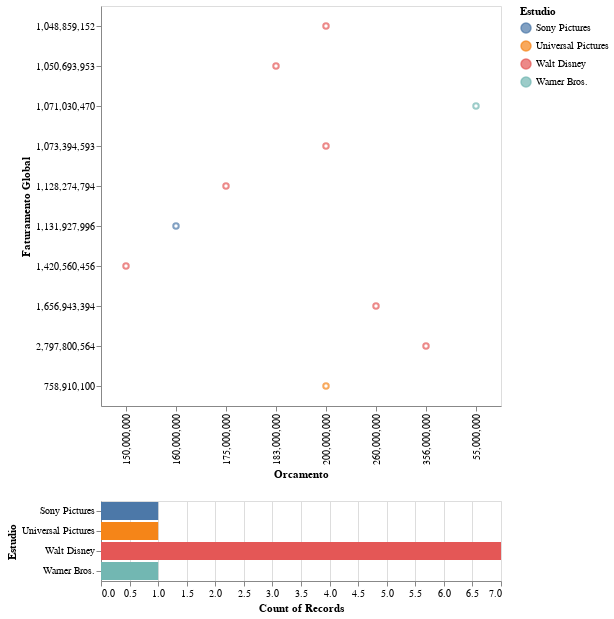

The notebook cell this image was saved under:
### Markdown cell above
É notável o filme fora da curva que foi 'Joker', no qual possui Nota IMDB 8.6 e teve apenas 55 milhões como orçamento. Indo contra a tendência de que quanto maior for a nota, maior será o seu orçamento.

### Code cell
brush = alt.selection(type='interval')

points = alt.Chart(filmes_2019).mark_point().encode(
    x='Orcamento:O',
    y='Faturamento Global:O',
    color=alt.condition(brush, 'Estudio:N', alt.value('lightgray'))
    ).add_selection(
    brush
    ).properties(width=400, height=400)

bars = alt.Chart(filmes_2019).mark_bar().encode(
    y='Estudio:N',
    color='Estudio:N',
    x='count(Estudio):Q'
).transform_filter(
    brush
)

points & bars

### Figure 1 — Vega-Lite specification as saved in the notebook (floating-point values rounded to 4 significant figures)
{"config": {"view": {"continuousWidth": 400, "continuousHeight": 300}}, "vconcat": [{"mark": "point", "encoding": {"color": {"condition": {"type": "nominal", "field": "Estudio", "selection": "selector054"}, "value": "lightgray"}, "x": {"type": "ordinal", "field": "Orcamento"}, "y": {"type": "ordinal", "field": "Faturamento Global"}}, "height": 400, "selection": {"selector054": {"type": "interval"}}, "width": 400}, {"mark": "bar", "encoding": {"color": {"type": "nominal", "field": "Estudio"}, "x": {"type": "quantitative", "aggregate": "count", "field": "Estudio"}, "y": {"type": "nominal", "field": "Estudio"}}, "transform": [{"filter": {"selection": "selector054"}}]}], "data": {"name": "data-ddf60c8cc15e4e76cb23598811d056a7"}, "$schema": "https://vega.github.io/schema/vega-lite/v4.8.1.json", "datasets": {"data-ddf60c8cc15e4e76cb23598811d056a7": [{"Ano de Lancamento": 2019, "Ranking no ano": 1, "Nota IMDB": 8.5, "Classificacao Etaria": "PG-13", "Titulo": "Avengers: Endgame", "Orcamento": "356,000,000", "Duracao em minutos": 181, "Estudio": "Walt Disney ", "Faturamento Global": "2,797,800,564", "Faturamento Domestico": "858,373,000", "Genero 1": "Action", "Genero 2": "Adventure", "Genero 3": "Drama", "Ano": 2019}, {"Ano de Lancamento": 2019, "Ranking no ano": 2, "Nota IMDB": 7.0, "Classificacao Etaria": "PG", "Titulo": "The Lion King", "Orcamento": "260,000,000", "Duracao em minutos": 118, "Estudio": "Walt Disney ", "Faturamento Global": "1,656,943,394", "Faturamento Domestico": "543,638,043", "Genero 1": "Animation", "Genero 2": "Adventure", "Genero 3": "Drama", "Ano": 2019}, {"Ano de Lancamento": 2019, "Ranking no ano": 3, "Nota IMDB": 7.2, "Classificacao Etaria": "PG", "Titulo": "Frozen II", "Orcamento": "150,000,000", "Duracao em minutos": 103, "Estudio": "Walt Disney ", "Faturamento Global": "1,420,560,456", "Faturamento Domestico": "470,089,732", "Genero 1": "Animation", "Genero 2": "Adventure", "Genero 3": "Comedy", "Ano": 2019}, {"Ano de Lancamento": 2019, "Ranking no ano": 4, "Nota IMDB": 7.6, "Classificacao Etaria": "PG-13", "Titulo": "Spider-Man: Far from Home", "Orcamento": "160,000,000", "Duracao em minutos": 129, "Estudio": "Sony Pictures", "Faturamento Global": "1,131,927,996", "Faturamento Domestico": "390,532,085", "Genero 1": "Action", "Genero 2": "Adventure", "Genero 3": "Sci-Fi", "Ano": 2019}, {"Ano de Lancamento": 2019, "Ranking no ano": 5, "Nota IMDB": 6.9, "Classificacao Etaria": "PG-13", "Titulo": "Captain Marvel", "Orcamento": "175,000,000", "Duracao em minutos": 123, "Estudio": "Walt Disney ", "Faturamento Global": "1,128,274,794", "Faturamento Domestico": "426,829,839", "Genero 1": "Action", "Genero 2": "Adventure", "Genero 3": "Sci-Fi", "Ano": 2019}, {"Ano de Lancamento": 2019, "Ranking no ano": 6, "Nota IMDB": 7.9, "Classificacao Etaria": "G", "Titulo": "Toy Story 4", "Orcamento": "200,000,000", "Duracao em minutos": 100, "Estudio": "Walt Disney ", "Faturamento Global": "1,073,394,593", "Faturamento Domestico": "434,038,008", "Genero 1": "Animation", "Genero 2": "Adventure", "Genero 3": "Comedy", "Ano": 2019}, {"Ano de Lancamento": 2019, "Ranking no ano": 7, "Nota IMDB": 8.6, "Classificacao Etaria": "R", "Titulo": "Joker", "Orcamento": "55,000,000", "Duracao em minutos": 122, "Estudio": "Warner Bros.", "Faturamento Global": "1,071,030,470", "Faturamento Domestico": "334,830,470", "Genero 1": "Crime", "Genero 2": "Drama", "Genero 3": "Thriller", "Ano": 2019}, {"Ano de Lancamento": 2019, "Ranking no ano": 8, "Nota IMDB": 7.0, "Classificacao Etaria": "PG", "Titulo": "Aladdin", "Orcamento": "183,000,000", "Duracao em minutos": 128, "Estudio": "Walt Disney ", "Faturamento Global": "1,050,693,953", "Faturamento Domestico": "355,559,216", "Genero 1": "Adventure", "Genero 2": "Family", "Genero 3": "Fantasy", "Ano": 2019}, {"Ano de Lancamento": 2019, "Ranking no ano": 9, "Nota IMDB": 6.9, "Classificacao Etaria": "PG-13", "Titulo": "Star Wars: Episode IX - The Rise of Skywalker", "Orcamento": "200,000,000", "Duracao em minutos": 142, "Estudio": "Walt Disney ", "Faturamento Global": "1,048,859,152", "Faturamento Domestico": "503,458,989", "Genero 1": "Action", "Genero 2": "Adventure", "Genero 3": "Fantasy", "Ano": 2019}, {"Ano de Lancamento": 2019, "Ranking no ano": 10, "Nota IMDB": 6.5, "Classificacao Etaria": "PG-13", "Titulo": "Fast & Furious Presents: Hobbs & Shaw", "Orcamento": "200,000,000", "Duracao em minutos": 137, "Estudio": "Universal Pictures", "Faturamento Global": "758,910,100", "Faturamento Domestico": "173,810,100", "Genero 1": "Action", "Genero 2": "Adventure", "Genero 3": null, "Ano": 2019}]}}
